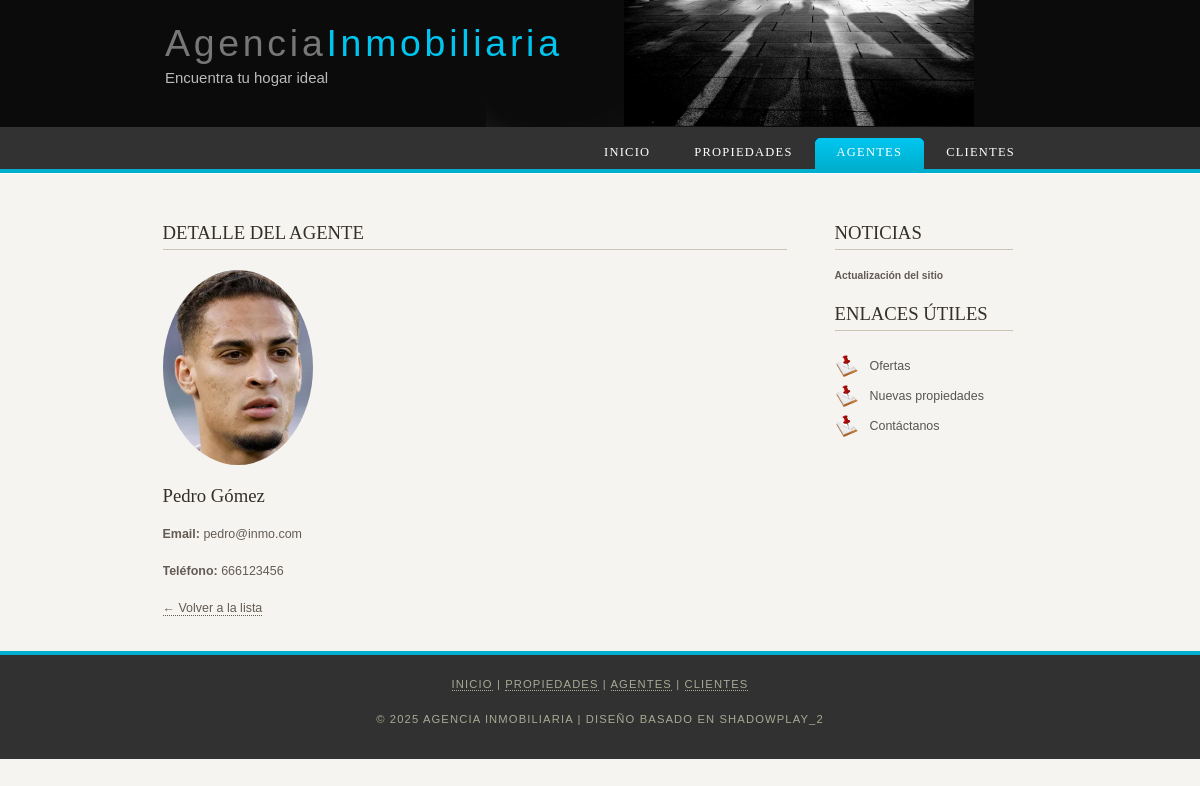
Page /agentes/1/ on the committed database.
### gestion/models.py (models this page shows, shortened)
class Agente(models.Model):
    nombre = models.CharField(max_length=100)
    email = models.EmailField()
    telefono = models.CharField(max_length=20)
    imagen = models.ImageField(upload_to='agentes/', null=True, blank=True)

### gestion/views.py (the view)
# urls.py: path('agentes/<int:pk>/', AgenteDetailView.as_view(), name='detalle_agente'),
class AgenteDetailView(DetailView):
    model = Agente
    template_name = 'agentes/detalle.html'
    context_object_name = 'agente'

### gestion/templates/agentes/detalle.html (shortened to what this page needs)
{% extends "base.html" %}
{% block content %}
<h1>Detalle del Agente</h1>
{% if agente.imagen %}
  <img src="{{ agente.imagen.url }}" alt="Agente" width="150" style="border-radius:50%; margin-bottom:10px;">
{% endif %}
<h2>{{ agente.nombre }}</h2>
<p><strong>Email:</strong> {{ agente.email }}</p>
<p><strong>Teléfono:</strong> {{ agente.telefono }}</p>
<p><a href="{% url 'lista_agentes' %}">← Volver a la lista</a></p>
{% endblock %}

### gestion/static/style/style.css (style rules this page uses)
html { height: 100%; }
body { font-family: "lucida sans", arial, sans-serif; padding: 0px; margin: 0px; font-size: .78em; background: #F6F4F0; color: #635B53; }
p { margin: 0px; padding: 0px 0px 16px 0px; line-height: 1.7em; }
h1, h2, h3, h4 { font-size: 150%; padding: 7px 0px 5px 0px; margin: 0px 0px 12px 0px; font-weight: normal; color: #342F28; font-family: serif; }
h1, h3 { text-transform: uppercase; margin: 10px 0px 20px 0px; padding: 5px 20px 5px 0px; border-bottom: 1px solid #CCC6B4; }
a, a:hover { border-bottom: 1px dotted; color: #635B53; text-decoration: none; }
img { border: 0px; margin: 0px; padding: 0px; }
a { outline: none; }

### rows in the picture
Agente: imagen (picture), nombre "Pedro Gómez", email "pedro@inmo.com", telefono "666123456"
